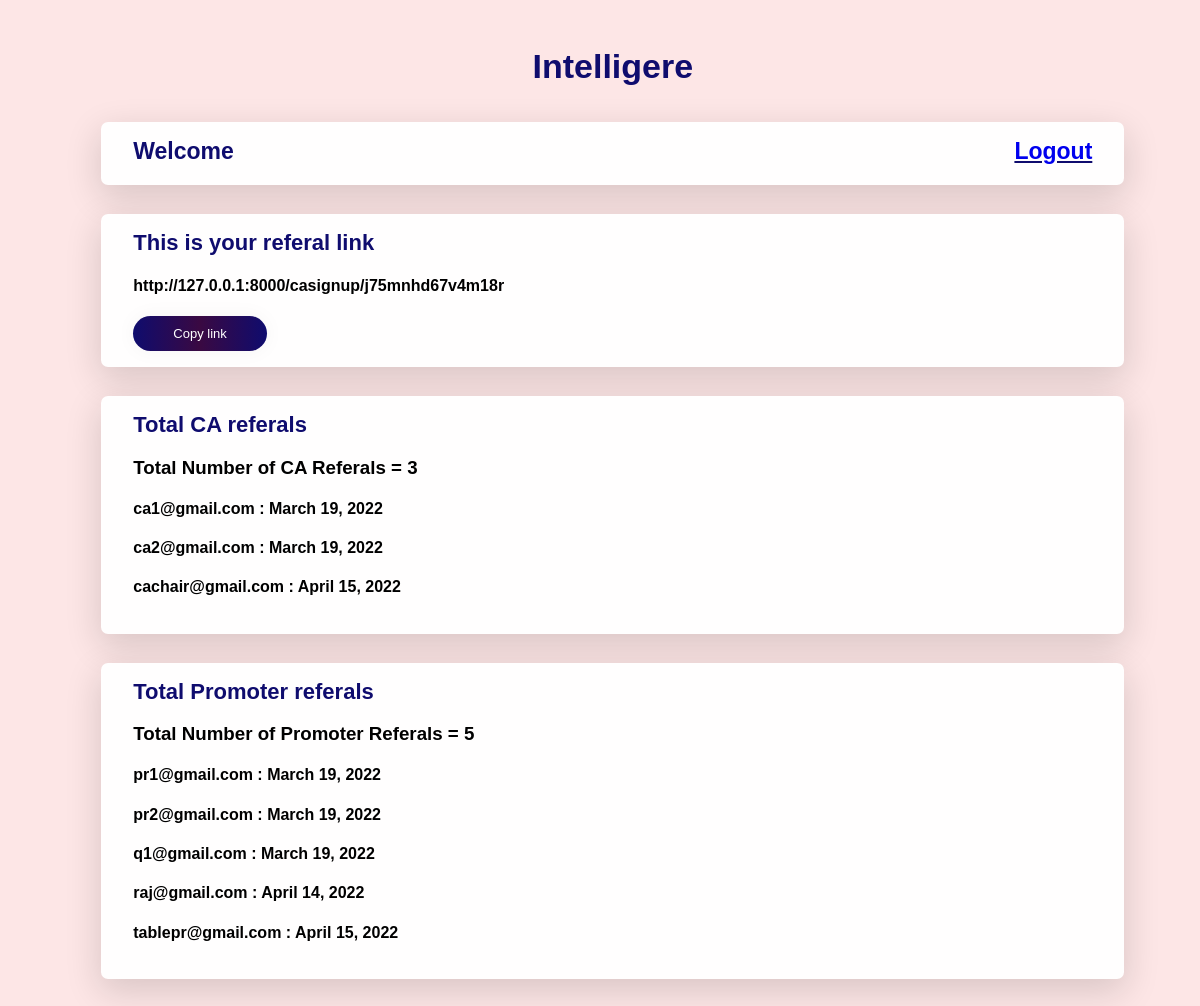
Page /maindash/ on the committed database.
### CA/models.py (models this page shows, shortened)
class CasignUp(models.Model):
    name = models.CharField(max_length=30, default='')
    email = models.EmailField(default='')
    number = models.PositiveIntegerField()
    password = models.CharField(default='', max_length=15)
    confirmPassword = models.CharField(default='', max_length=15)
    link=models.CharField(max_length=55,default='')
    payment_due_date = models.DateField(default=datetime.now()+timedelta(days=15))
    subuser=models.ForeignKey(PrsignUp,on_delete=models.CASCADE,null=True,blank=True)
    def __str__(self):
        return self.email

class PrsignUp(models.Model):
    name = models.CharField(max_length=30, default='')
    email = models.EmailField(default='')
    number = models.PositiveIntegerField()
    password = models.CharField(default='', max_length=15)
    confirmPassword = models.CharField(default='', max_length=15)
    link=models.CharField(max_length=55,default='')
    recommend_by=models.CharField(max_length=30,default='',blank=False)
    payment_due_date = models.DateField(default=datetime.now()+timedelta(days=15))
    def __str__(self):
        return self.email

### CA/views.py (the view)
# urls.py: path('maindash/',views.MAINDASH,name='MAINDASH'),
def MAINDASH(request):
    caobj =  CasignUp.objects.all()
    print(caobj)
    probj =  PrsignUp.objects.all()
    link  = 'http://127.0.0.1:8000/casignup/j75mnhd67v4m18r'
    context = {
        'caobj': caobj,
        'probj': probj,
        'calen': len(caobj),
        'prlen': len(probj),
        'link' : link,
    }
    return render(request, 'maindash.html', context)

### CA/templates/maindash.html (shortened to what this page needs)
<!DOCTYPE html>
<html lang="en">
<head>
</head>
<body>
    <div class="container">
        <div class="heading">Intelligere</div>
        <div class="card">
            <div class="spacing">
                <div class="name">Welcome {{key.name}}</div>
                <div class="logout">
                    <a href="{% url 'CALOGOUT' %}">Logout</a>
                </div>
            </div>
        </div>
        <div class="card">
            <div class="sign">
                This is your referal link
            </div>
            <div class="row">
                <h4>
                    {{link}}
                </h4>
                <div class="tooltip">
                    <button class="submit" onclick="myFunction()" onmouseout="outFunc()">Copy link</button>
                </div>
            </div>
        </div>
        {% if caobj %}
        <div class="card">
            <div class="sign">
                Total CA referals
            </div>
            <h3> Total Number of CA Referals = {{calen}}</h3>
            {% for i in caobj %}
            <h4>
                {{i}} : {{i.payment_due_date}}
            </h4>
            {% endfor %}
        </div>
        {% endif %}
        {% if probj %}
        <div class="card">
            <div class="sign">
                Total Promoter referals
            </div>
            <h3> Total Number of Promoter Referals = {{prlen}}</h3>
            {% for i in probj %}
            <h4>
                {{i}} : {{i.payment_due_date}}
            </h4>
            {% endfor %}
        </div>
        {% endif %}
    </div>
</body>
</html>

### CA/templates/maindash.html (style rules this page uses)
:root { --dark: #0F0C6E; --background: #9ED8F9; --shade: #33FFD4; }
body { font-family: 'Ubuntu', sans-serif; background-color: #fde6e6; }
.container { width: 90%; margin: 1rem 3rem; padding: 1.5rem; }
.card { width: 90%; background-color: #fffefe; height: auto; margin: 1.8rem auto; padding: 1rem 2rem; border-radius: 7px; box-shadow: 0px 11px 35px 2px rgba(0, 0, 0, 0.14); }
.heading { padding: 7px; color: #0F0C6E; font-family: 'Ubuntu', sans-serif; font-weight: bold; font-size: 34px; text-align: center; }
.sign { color: #0F0C6E; font-family: 'Ubuntu', sans-serif; font-weight: bold; font-size: 22px; }
a { text-decoration: none }
.spacing { display: inline-block; width: 100%; }
.name { float: left; color: #0F0C6E; font-weight: 600; font-size: 23px; }
.logout { font-size: 23px; float: right; color: #0F0C6E; font-weight: 600; text-decoration: underline; }
.submit { cursor: pointer; border-radius: 5em; color: #fff; background: linear-gradient(to right, #0F0C6E, #3a0942, #0F0C6E); border: 0; padding-left: 40px; padding-right: 40px; padding-bottom: 10px; padding-top: 10px; font-family: 'Ubuntu', sans-serif; font-size: 13px; box-shadow: 0 0 20px 1px rgba(0, 0, 0, 0.04); transition: all 0.5s cubic-bezier(0.87, 0.29, 0, 0.68); }

### rows in the picture
CasignUp: email "ca1@gmail.com", payment_due_date "March 19, 2022"
CasignUp: email "ca2@gmail.com", payment_due_date "March 19, 2022"
CasignUp: email "cachair@gmail.com", payment_due_date "April 15, 2022"
PrsignUp: email "pr1@gmail.com", payment_due_date "March 19, 2022"
PrsignUp: email "pr2@gmail.com", payment_due_date "March 19, 2022"
PrsignUp: email "q1@gmail.com", payment_due_date "March 19, 2022"
PrsignUp: email "raj@gmail.com", payment_due_date "April 14, 2022"
PrsignUp: email "tablepr@gmail.com", payment_due_date "April 15, 2022"

### other values in the picture
{{ link }} "http://127.0.0.1:8000/casignup/j75mnhd67v4m18r"
{{ calen }} "3"
{{ prlen }} "5"
